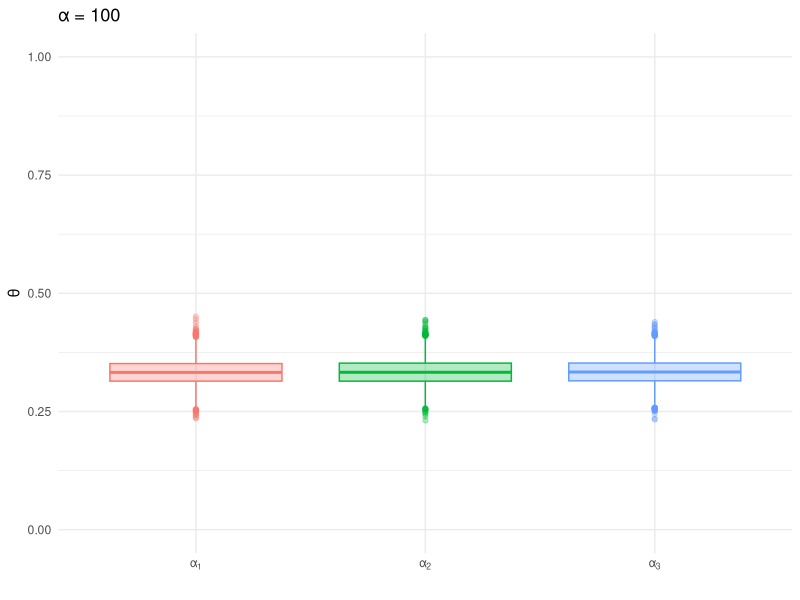
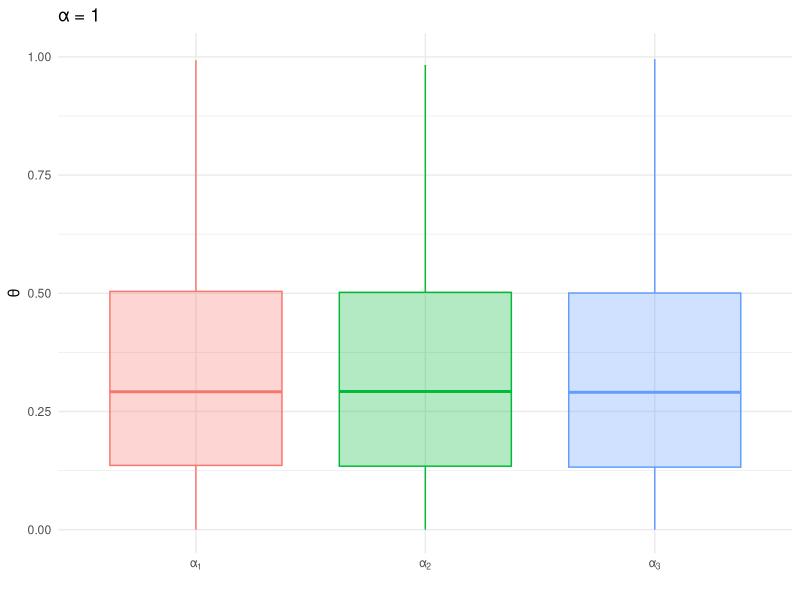
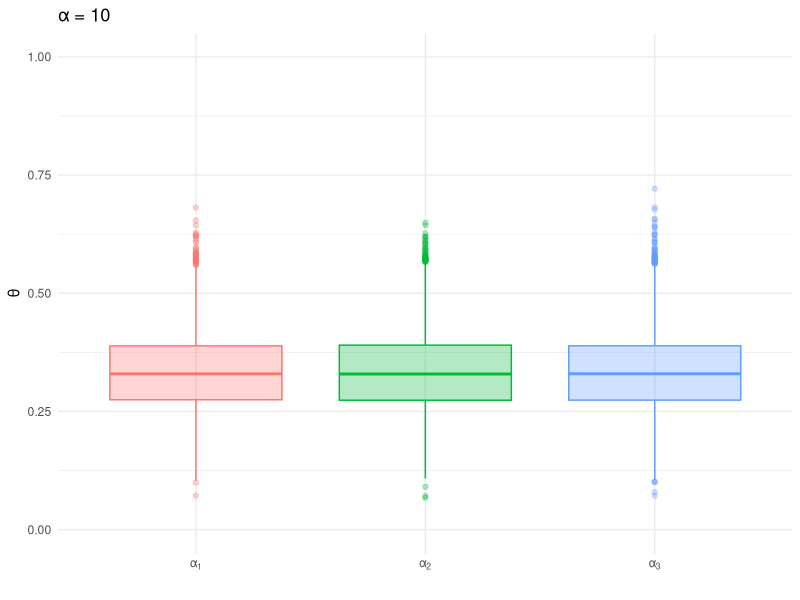
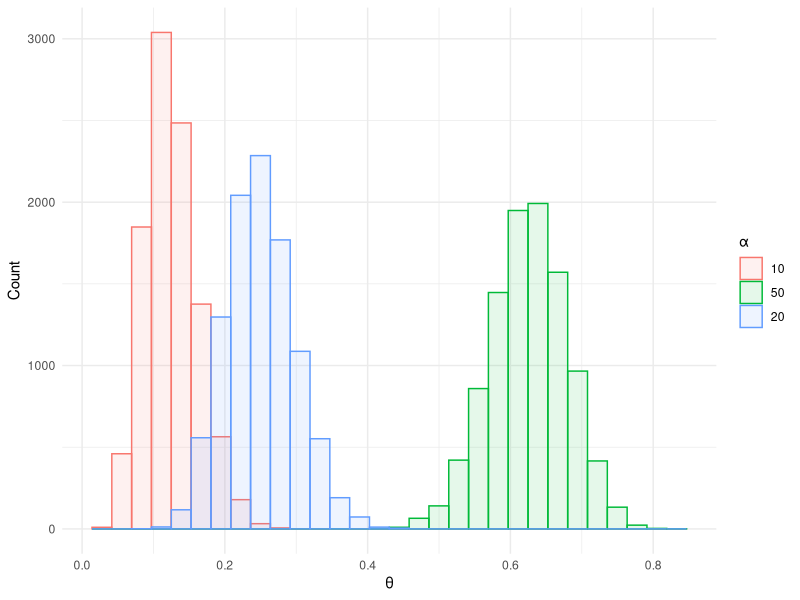
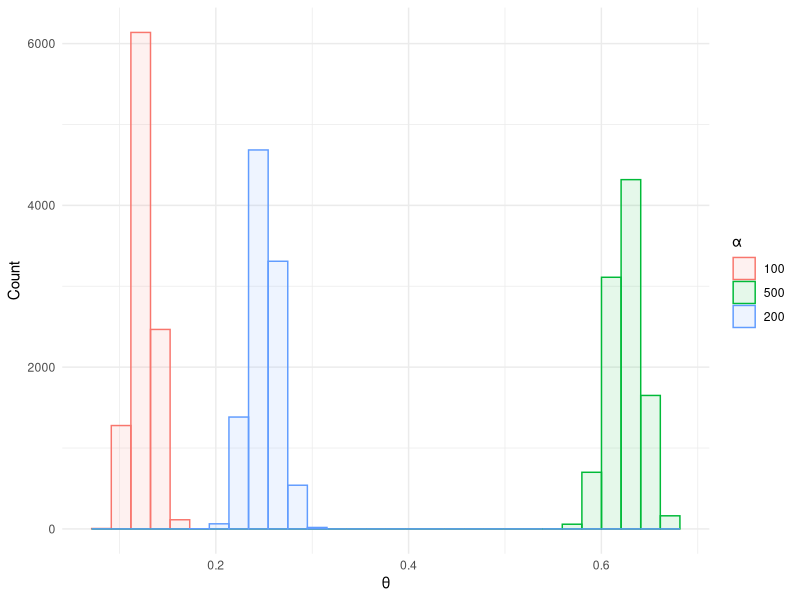

Write the R code that produced these figures, in order.
rm(list = ls())
library(MCMCpack)
library(tidyverse)



############### Alphas = 100 ###################
alpha <- c(100,100,100)
trials <- 10000
x <- rdirichlet(trials, alpha)
colnames(x) <- c('theta_1', 'theta_2', 'theta_3')
ds <- cbind(as.tibble(x), trial = 1:trials) %>% 
  gather(theta, word, -trial)

# ggplot(ds, aes(color = theta, x = word)) + geom_line(stat='density') + 
#   theme_minimal()

ggplot(ds, aes(color = theta, fill = theta, x = theta, y = word)) + geom_boxplot(alpha = 0.3) + 
  theme_minimal() + 
  labs(y='\U03B8', x = '', title = paste0("\U03B1 = ",unique(alpha)) ) + 
  scale_x_discrete(labels = c(expression("\U03B1"[1]),
                              expression("\U03B1"[2]),
                              expression("\U03B1"[3]))) + 
  scale_fill_discrete(guide = FALSE) + 
  scale_color_discrete(guide = FALSE)+ 
  scale_y_continuous(limits = c(0,1))



################## Alphas = 1 #####################
alpha <- c(1,1,1)
  x <- rdirichlet(trials, alpha)
colnames(x) <- c('theta_1', 'theta_2', 'theta_3')
ds <- cbind(as.tibble(x), trial = 1:trials) %>% 
  gather(theta, word, -trial)

ggplot(ds, aes(color = theta, fill = theta, x = theta, y = word)) + geom_boxplot(alpha = 0.3) + 
  theme_minimal() + 
  labs(y='\U03B8', x = '', title = paste0("\U03B1 = ",unique(alpha)) ) + 
  scale_x_discrete(labels = c(expression("\U03B1"[1]),
                              expression("\U03B1"[2]),
                              expression("\U03B1"[3]))) + 
  scale_fill_discrete(guide = FALSE) + 
  scale_color_discrete(guide = FALSE) + 
  scale_y_continuous(limits = c(0,1))



# ggplot(ds, aes(color = theta, x = word)) + geom_line(stat='density') + 
#   theme_minimal()
# 
# ggplot(ds, aes(color = theta, x = theta, y = word)) + geom_boxplot() + 
#   theme_minimal()


############### Alphas = 10 ####################

alpha <- c(10,10,10)
x <- rdirichlet(trials, alpha)
colnames(x) <- c('theta_1', 'theta_2', 'theta_3')
ds <- cbind(as.tibble(x), trial = 1:trials) %>% 
  gather(theta, word, -trial)

ggplot(ds, aes(color = theta, fill = theta, x = theta, y = word)) + geom_boxplot(alpha = 0.3) + 
  theme_minimal() + 
  labs(y='\U03B8', x = '', title = paste0("\U03B1 = ",unique(alpha)) ) + 
  scale_x_discrete(labels = c(expression("\U03B1"[1]),
                              expression("\U03B1"[2]),
                              expression("\U03B1"[3]))) + 
  scale_fill_discrete(guide = FALSE) + 
  scale_color_discrete(guide = FALSE)+ 
  scale_y_continuous(limits = c(0,1))



######### different alphas - low #################
alpha <- c(10,50,20)
alpha_prop <- alpha/sum(alpha)
x <- rdirichlet(trials, alpha)
colnames(x) <- c('theta_1', 'theta_2', 'theta_3')
ds <- cbind(as.tibble(x), trial = 1:trials) %>% 
  gather(theta, word, -trial)

ggplot(ds, aes(color = theta, fill=theta, x = word)) + geom_histogram(position='identity', alpha = 0.1) +
  # geom_line(stat='density') + 
  theme_minimal() + 
  labs(x = "\U03B8", y = "Count") + 
  scale_color_discrete(label = alpha,
                       name = "\U03B1" ) +
  scale_fill_discrete(label = alpha,
                       name = "\U03B1" )


######### different alphas - high #################
alpha <- c(100,500,200)
alpha_prop <- alpha/sum(alpha)
x <- rdirichlet(trials, alpha)
colnames(x) <- c('theta_1', 'theta_2', 'theta_3')
ds <- cbind(as.tibble(x), trial = 1:trials) %>% 
  gather(theta, word, -trial)

ggplot(ds, aes(color = theta, fill=theta, x = word)) + geom_histogram(position='identity', alpha = 0.1) +
  # geom_line(stat='density') + 
  theme_minimal() + 
  labs(x = "\U03B8", y = "Count") + 
  scale_color_discrete(label = alpha,
                       name = "\U03B1" ) +
  scale_fill_discrete(label = alpha,
                      name = "\U03B1" )
